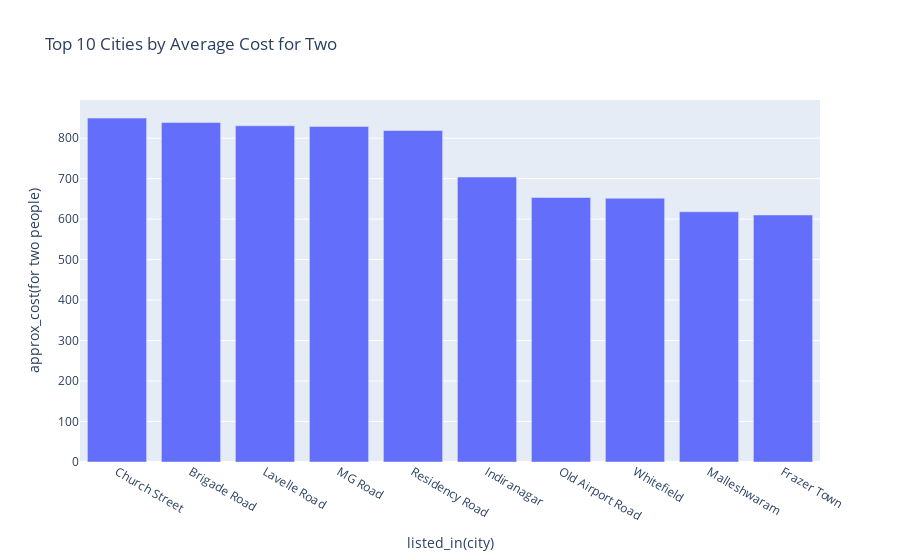

Write notebook code for a chart like this one.
### Markdown cell above
## Are there cities where the average cost for two is higher than in others?

### Code cell
avg_cost_city = df.groupby("listed_in(city)")["approx_cost(for two people)"].mean().nlargest(10).reset_index()

fig = px.bar(avg_cost_city, x="listed_in(city)", y="approx_cost(for two people)", 
             title="Top 10 Cities by Average Cost for Two")
fig.show()

### Figure 1 — Plotly figure (JSON) as saved in the notebook; plotly's stock layout.template omitted (floating-point values rounded to 4 significant figures)
{"data": [{"hovertemplate": "listed_in(city)=%{x}<br>approx_cost(for two people)=%{y}<extra></extra>", "legendgroup": "", "marker": {"color": "#636efa", "pattern": {"shape": ""}}, "name": "", "orientation": "v", "showlegend": false, "textposition": "auto", "type": "bar", "x": ["Church Street", "Brigade Road", "Lavelle Road", "MG Road", "Residency Road", "Indiranagar", "Old Airport Road", "Whitefield", "Malleshwaram", "Frazer Town"], "xaxis": "x", "y": [849.6, 838.7, 830.6, 829.0, 819.0, 703.9, 653.6, 651.6, 618.4, 610.3], "yaxis": "y"}], "layout": {"barmode": "relative", "legend": {"tracegroupgap": 0}, "title": {"text": "Top 10 Cities by Average Cost for Two"}, "xaxis": {"anchor": "y", "domain": [0, 1], "title": {"text": "listed_in(city)"}}, "yaxis": {"anchor": "x", "domain": [0, 1], "title": {"text": "approx_cost(for two people)"}}}}
